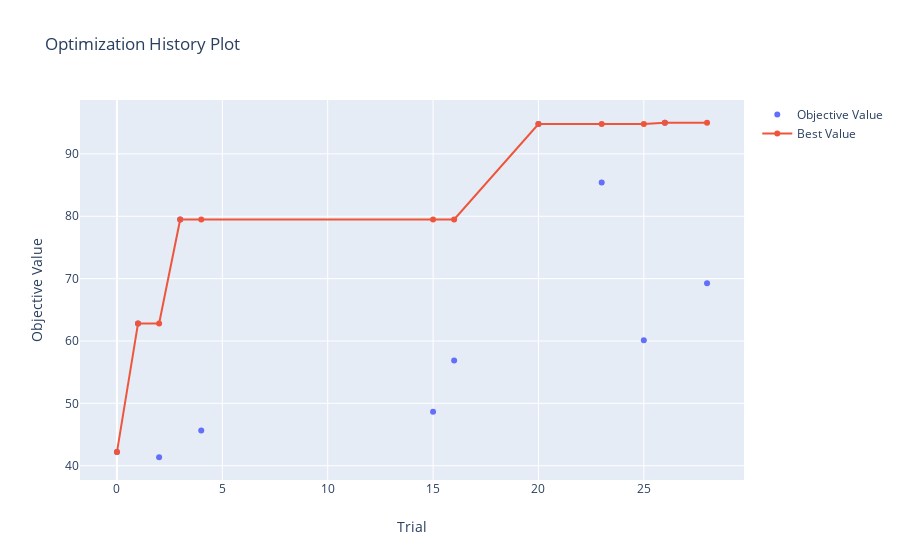

The cell this chart's notebook holds for it:
### Code cell
optuna.visualization.plot_optimization_history(study)
# tpe_30_trials_w_pruning_opt_history
# nsga_30_trials_w_pruning_opt_history
# pso_30_trials_w_pruning_opt_history
# harmony_30_trials_w_pruning_opt_history
# siman_30_trials_w_pruning_opt_history
# rnd_30_trials_w_pruning_opt_history

### Figure 1 — Plotly figure (JSON) as saved in the notebook; plotly's stock layout.template omitted (floating-point values rounded to 4 significant figures)
{"data": [{"mode": "markers", "name": "Objective Value", "type": "scatter", "x": [0, 1, 2, 3, 4, 15, 16, 20, 23, 25, 26, 28], "y": [42.19, 62.81, 41.35, 79.48, 45.62, 48.65, 56.88, 94.79, 85.42, 60.1, 95, 69.27]}, {"name": "Best Value", "type": "scatter", "x": [0, 1, 2, 3, 4, 15, 16, 20, 23, 25, 26, 28], "y": [42.19, 62.81, 62.81, 79.48, 79.48, 79.48, 79.48, 94.79, 94.79, 94.79, 95, 95]}], "layout": {"title": {"text": "Optimization History Plot"}, "xaxis": {"title": {"text": "Trial"}}, "yaxis": {"title": {"text": "Objective Value"}}}}
